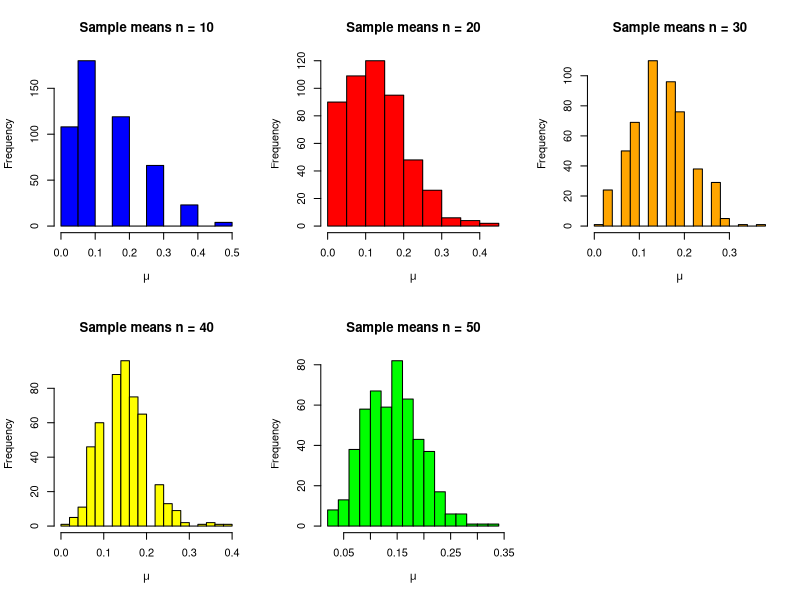

Write the R code that produced this figure.
## ---- chunk 1
knitr::opts_chunk$set(echo = TRUE, include = TRUE)
## ---- chunk 2
# individual sample size
n <- 10

# the number of simulations per sample size
N <- 500

# probability of success
P <- 0.15

# number of columns in the matrices
C <- 5

sample_mean <- matrix(NA, N, C)

iter <- 0

for (n in seq(10, 50, 10)) { # 1:5 == seq(1,5,1)
  iter <- iter + 1

  for (i in 1:N) {
    draws <- rbinom(n, 1, P)
    sample_mean[i, iter] <- mean(draws)
  }
}

head(sample_mean)
## ---- chunk 3
means_table <- data.frame(
  mean(sample_mean[,1]),
  mean(sample_mean[,2]),
  mean(sample_mean[,3]),
  mean(sample_mean[,4]),
  mean(sample_mean[,5])
)

colnames(means_table) <- c('n = 10', 'n = 20', 'n = 30', 'n = 40', 'n = 50')
means_table

sd_table <- data.frame(
  sd(sample_mean[,1]),
  sd(sample_mean[,2]),
  sd(sample_mean[,3]),
  sd(sample_mean[,4]),
  sd(sample_mean[,5])
)

colnames(sd_table) <- c('n = 10', 'n = 20', 'n = 30', 'n = 40', 'n = 50')
sd_table
## ---- chunk 4
par(mfrow = c(2,3))

hist(
  sample_mean[,1],
  breaks = 15,
  main = 'Sample means n = 10',
  xlab = expression(mu),
  col = 'blue'
)

hist(
  sample_mean[,2],
  breaks = 15,
  main = 'Sample means n = 20',
  xlab = expression(mu),
  col = 'red'
)

hist(
  sample_mean[,3],
  breaks = 15,
  main = 'Sample means n = 30',
  xlab = expression(mu),
  col = 'orange'
)

hist(
  sample_mean[,4],
  breaks = 15,
  main = 'Sample means n = 40',
  xlab = expression(mu),
  col = 'yellow'
)

hist(
  sample_mean[,5],
  breaks = 15,
  main = 'Sample means n = 50',
  xlab = expression(mu),
  col = 'green'
)
